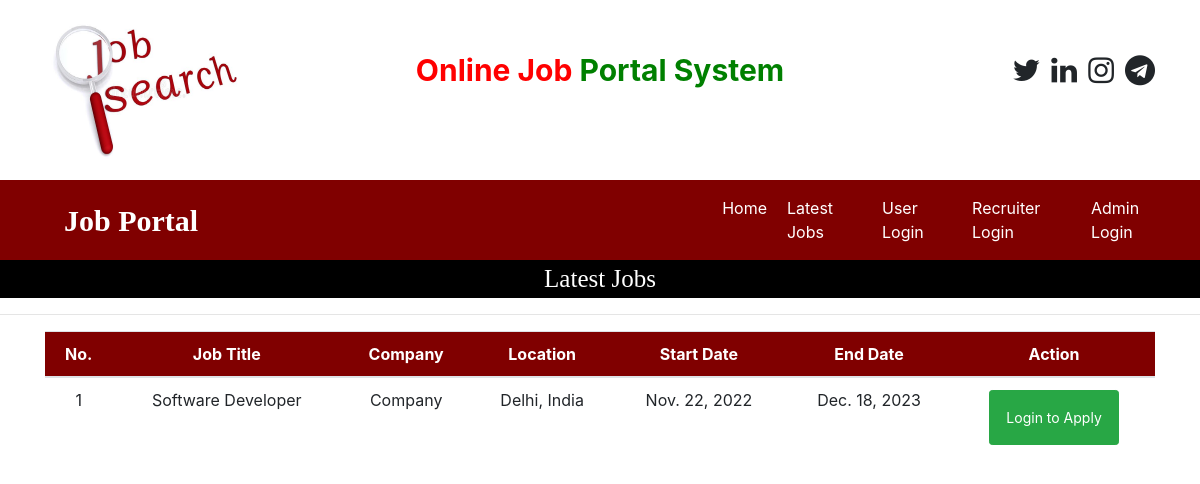
The app's page /latest_jobs, older data.
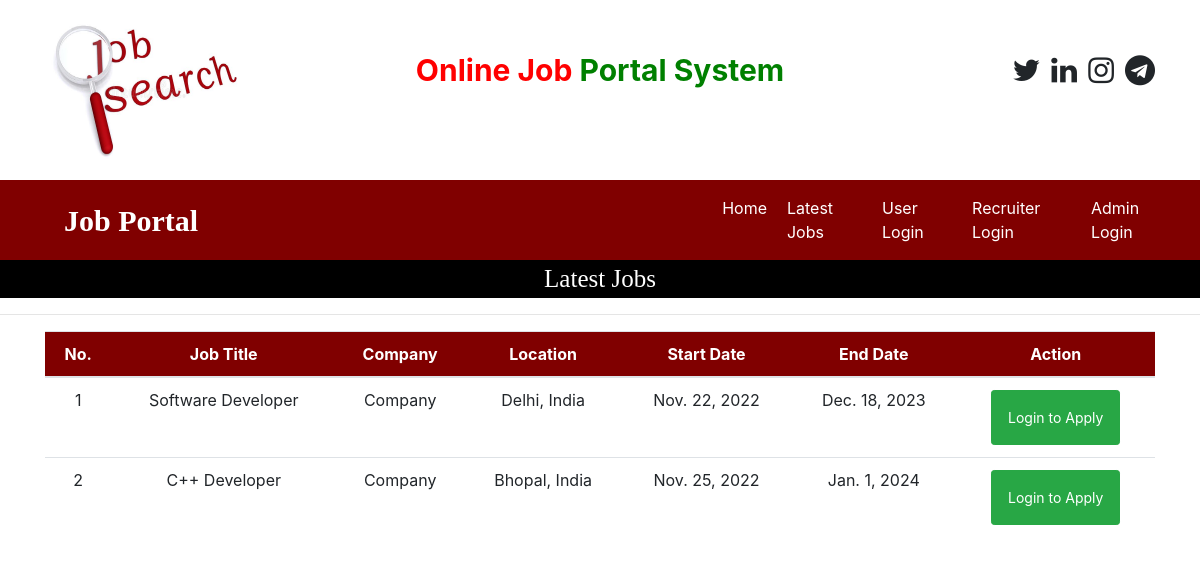
The same page, newer data.
### job/models.py (models this page shows, shortened)
class Job(models.Model):
    recruiter = models.ForeignKey(Recruiter, on_delete=models.CASCADE)
    start_date = models.DateField()
    end_date = models.DateField()
    image = models.FileField(null=True)
    title = models.CharField(max_length=100)
    salary = models.IntegerField()
    description = models.CharField(max_length=200)
    experience = models.CharField(max_length=50)
    location = models.CharField(max_length=100)
    skills = models.CharField(max_length=100)
    creation_date = models.DateField()

class Recruiter(models.Model):
    user = models.ForeignKey(User, on_delete=models.CASCADE)
    mobile = models.CharField(max_length=15, null=True)
    image = models.FileField(null=True)
    gender = models.CharField(max_length=10, null=True)
    company = models.CharField(max_length=50, null=True)
    type = models.CharField(max_length=15, null=True)
    status = models.CharField(max_length=20, null=True)

### job/views.py (the view)
# urls.py: path('latest_jobs', latest_jobs, name="latest_jobs"),
def latest_jobs(request):
    data = Job.objects.all().order_by('start_date')
    d = {'data': data}
    return render(request, 'latest_jobs.html', d)

### job/templates/latest_jobs.html
{% load static %}
{% block body %}
{% include 'navigations.html' %}
<div style="font-family:'Monotype Corsiva'; font-size:25px; color: white; background-color: black; text-align: center">
    Latest Jobs
</div>
<hr>
<div class="container">
<table class="table table-hover" id="example">
    <thead>
    <tr style="background-color: maroon; color: white; text-align: center">
        <th>No.</th>
        <th>Job Title</th>
        <th>Company</th>
        <th>Location</th>
        <th>Start Date</th>
        <th>End Date</th>
        <th>Action</th>
    </tr>
    </thead>
    <tbody>
    {% for i in data %}
    <tr style="text-align: center">
        <td>{{forloop.counter}}</td>
        <td>{{i.title}}</td>
        <td>{{i.recruiter.company}}</td>
        <td>{{i.location}}</td>
        <td>{{i.start_date}}</td>
        <td>{{i.end_date}}</td>
        <td><a href="{% url 'user_login' %}" class="btn btn-success btn-sm p-3">Login to Apply</a>
        </td>
    </tr>
    {% endfor %}
    </tbody>
</table>
</div>
{% endblock %}

Row changes from the older to the newer data that the page shows:
added Job: title "C++ Developer", recruiter.company "Company", location "Bhopal, India", start_date "Nov. 25, 2022", end_date "Jan. 1, 2024"
